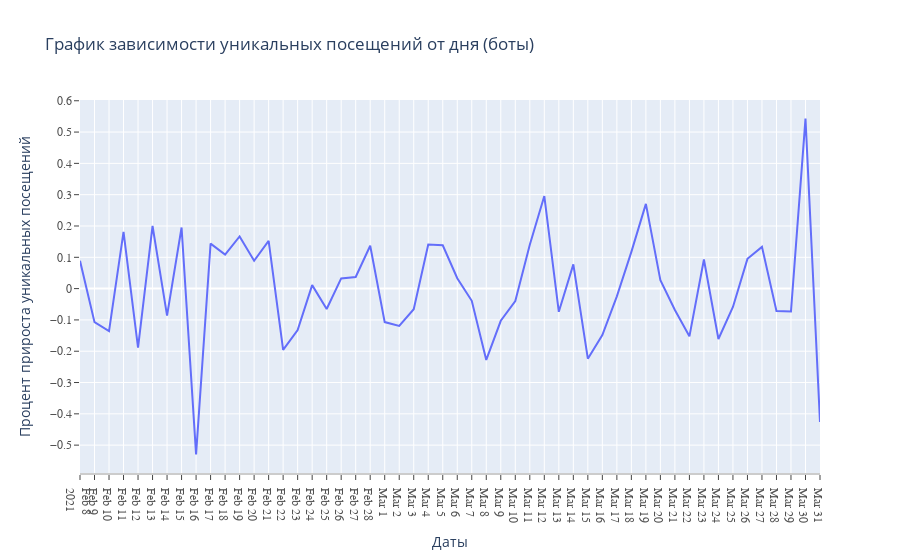

Notebook code cell kept with this figure:
### Code cell
fig = px.line(logs_grades, x="date", y="unique_by_day_bots", title='График зависимости уникальных посещений от дня (боты)')
fig.update_layout(xaxis_title='Даты', yaxis_title='Процент прироста уникальных посещений',  xaxis=dict(
    showticklabels=True,
    linecolor='rgb(204, 204, 204)',
    linewidth=2,
    tickmode='linear',
    ticks='outside',
    tickfont=dict(
        family='Times New Roman',
        size=12,
        color='rgb(82, 82, 82)',
    )),
    yaxis=dict(
    tickmode='linear',
    ticks='outside',
    tick0=0,
    dtick=0.1,
    tickfont=dict(
        family='Times New Roman',
        size=12,
        color='rgb(82, 82, 82)',
    )))
fig.show()

### Figure 1 — Plotly figure (JSON) as saved in the notebook; plotly's stock layout.template omitted (floating-point values rounded to 4 significant figures)
{"data": [{"hovertemplate": "date=%{x}<br>unique_by_day_bots=%{y}<extra></extra>", "legendgroup": "", "line": {"color": "#636efa", "dash": "solid"}, "marker": {"symbol": "circle"}, "mode": "lines", "name": "", "orientation": "v", "showlegend": false, "type": "scatter", "x": ["2021-02-08", "2021-02-09", "2021-02-10", "2021-02-11", "2021-02-12", "2021-02-13", "2021-02-14", "2021-02-15", "2021-02-16", "2021-02-17", "2021-02-18", "2021-02-19", "2021-02-20", "2021-02-21", "2021-02-22", "2021-02-23", "2021-02-24", "2021-02-25", "2021-02-26", "2021-02-27", "2021-02-28", "2021-03-01", "2021-03-02", "2021-03-03", "2021-03-04", "2021-03-05", "2021-03-06", "2021-03-07", "2021-03-08", "2021-03-09", "2021-03-10", "2021-03-11", "2021-03-12", "2021-03-13", "2021-03-14", "2021-03-15", "2021-03-16", "2021-03-17", "2021-03-18", "2021-03-19", "2021-03-20", "2021-03-21", "2021-03-22", "2021-03-23", "2021-03-24", "2021-03-25", "2021-03-26", "2021-03-27", "2021-03-28", "2021-03-29", "2021-03-30", "2021-03-31"], "xaxis": "x", "y": [0.08876, -0.1072, -0.1357, 0.1812, -0.1888, 0.2, -0.08602, 0.1953, -0.5294, 0.1436, 0.1089, 0.1667, 0.08883, 0.1522, -0.1959, -0.1322, 0.01114, -0.06526, 0.03265, 0.0372, 0.137, -0.107, -0.1191, -0.06572, 0.1407, 0.1385, 0.03323, -0.03904, -0.2277, -0.1028, -0.03977, 0.1402, 0.2958, -0.07407, 0.0774, -0.224, -0.1486, -0.02462, 0.1174, 0.2705, 0.02721, -0.0684, -0.1525, 0.09314, -0.161, -0.05882, 0.09506, 0.1333, -0.07143, -0.07285, 0.5429, -0.4263], "yaxis": "y"}], "layout": {"legend": {"tracegroupgap": 0}, "title": {"text": "График зависимости уникальных посещений от дня (боты)"}, "xaxis": {"anchor": "y", "domain": [0, 1], "linecolor": "rgb(204, 204, 204)", "linewidth": 2, "showticklabels": true, "tickfont": {"color": "rgb(82, 82, 82)", "family": "Times New Roman", "size": 12}, "tickmode": "linear", "ticks": "outside", "title": {"text": "Даты"}}, "yaxis": {"anchor": "x", "domain": [0, 1], "dtick": 0.1, "tick0": 0, "tickfont": {"color": "rgb(82, 82, 82)", "family": "Times New Roman", "size": 12}, "tickmode": "linear", "ticks": "outside", "title": {"text": "Процент прироста уникальных посещений"}}}}
